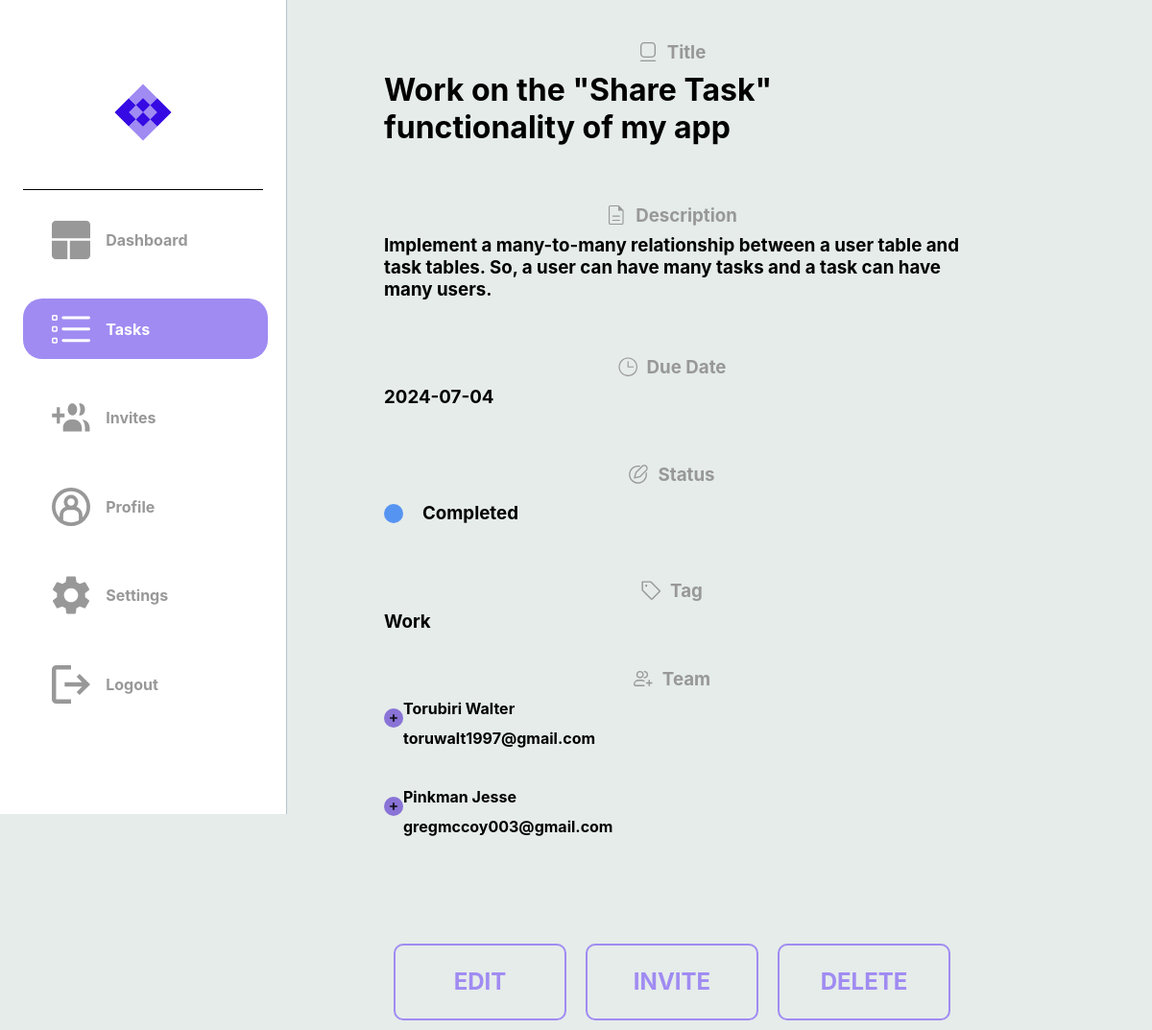
Page /task/1 (signed in) on the earlier database version.
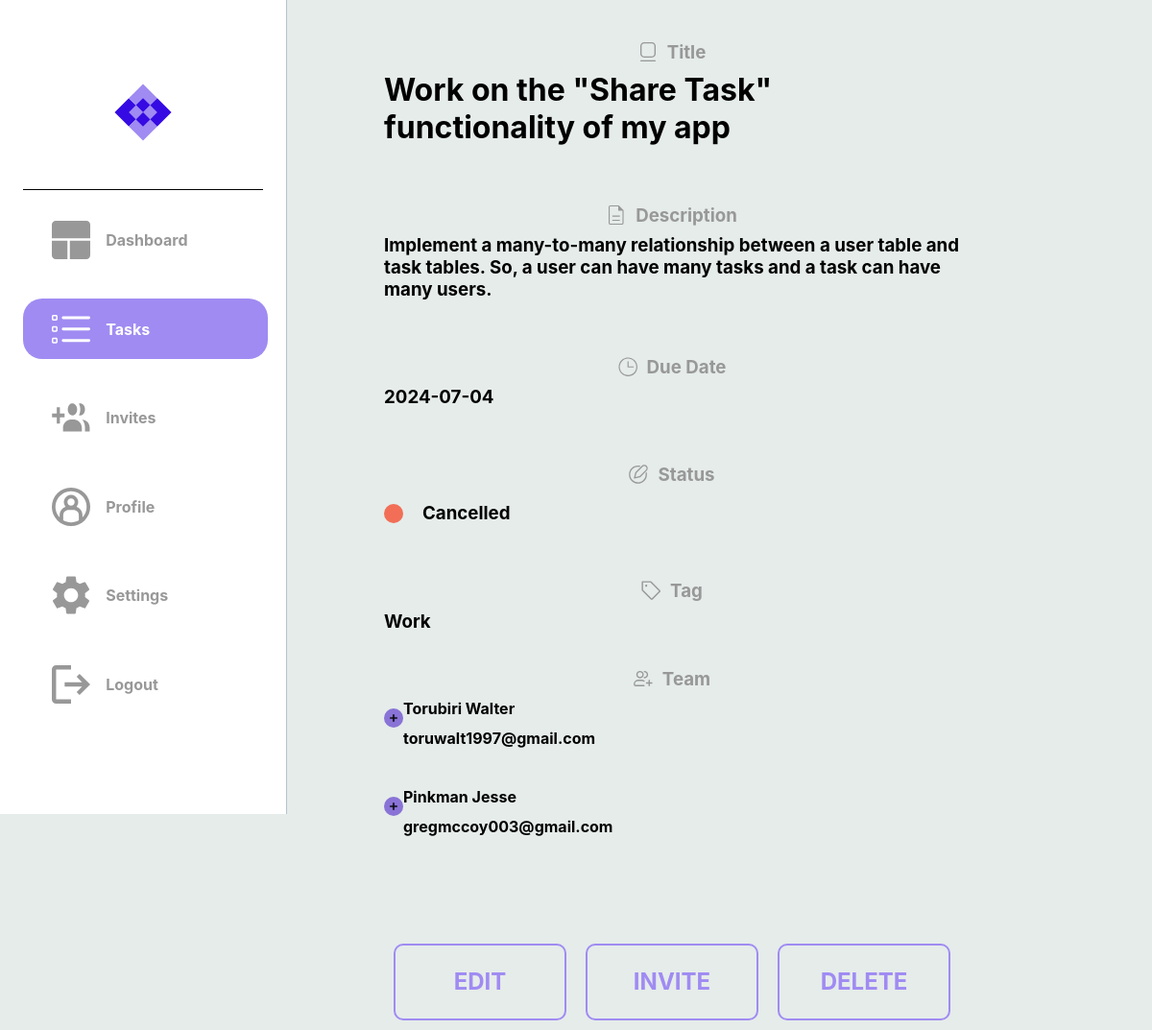
Same page on the later database version.
### dotask/models.py (models this page shows)
class Task(db.Model):
    __tablename__ = "task"
    id = db.Column(db.Integer, primary_key=True)
    title = db.Column(db.String(100), nullable=False)
    description = db.Column(db.String(400), nullable=False)
    due_date = db.Column(db.Date, nullable=False)
    status = db.Column(Enum(TaskStatus))
    tag = db.Column(Enum(TaskTag))
    users = relationship('User', secondary=user_task, backref='tasks')

class User(db.Model, UserMixin):
    __tablename__ = "user"
    id = db.Column(db.Integer, primary_key=True)
    email = db.Column(db.String(50), nullable=False, unique=True)
    password = db.Column(db.String(30), nullable=False)
    username = db.Column(db.String(30), nullable=False, unique=True)
    first_name = db.Column(db.String(30), nullable=False)
    last_name = db.Column(db.String(30), nullable=False)
    assigned_tasks = relationship('Task', secondary=user_task, backref='assigned_to')

### dotask/routes.py (the view)
@app.route("/task/<task_id>", methods=['GET','POST'])
@login_required
def hello_each_task(task_id, team=None):
        task = Task.query.get_or_404(task_id)
        team = task.users
        if task:
            return render_template("each_task.html", task=task, team=team)

### dotask/routes.py (called while the page is built)
@app.after_request
def after_request(response):
    response.headers["Cache-Control"] = "no-cache, no-store, must-revalidate"
    return response

@login_manager.user_loader
def load_user(user_id):
    return User.query.get(user_id)

### dotask/templates/each_task.html (shortened to what this page needs)
{% extends "layout.html" %}
{% block head %}
    <link rel="stylesheet" {% block css_tab_colour %} href="../static/page_css_folder/tasks.css">
    {% endblock %}
{% endblock %}
{% block task_image_colour %}
    <a class="a2" href="{{ url_for('hello_tasks') }}">
    <div id="logos">
        <img class="imgs" src="../static/tasks_active.svg">
        <h4 class="sidebar-text">Tasks</h4>
    </div>
    </a>
{% endblock task_image_colour %}
{% block tasks %}
    {% if task %}
        <div class="task-header">
            <img src="../static/title.svg">
            <h3 class="grey_tags">Title</h3>
        </div>
        <h1 id="status-in-task">{{ task['title'] }}</h1>
        <br>
        <div class="task-header">
            <img src="../static/description.svg">
            <h3 class="grey_tags">Description</h3>
        </div>
        <h3 id="status-in-task">{{ task['description'] }}</h3>
        <br>
        <div class="task-header">
            <img src="../static/due_dates.svg">
            <h3 class="grey_tags">Due Date</h3>
        </div>
        <h3 id="status-in-task">{{ task['due_date'] }}</h3>
        <br>
        <div class="task-header">
            <img src="../static/status.svg">
            <h3 class="grey_tags">Status</h3>
        </div>
        <div class="status-in-task">
            <div class="message-dot {% if task.status.name == 'In_Progress' %}progress-task
            {% elif task.status.name == 'Completed' %}completed-task
            {% elif task.status.name == 'Cancelled' %}cancelled-task
            {% else %}unknown-task
            {% endif %}">
            </div>
            <h3>{{ task.status.name }}</h3>
        </div>
        <br>
        <div class="task-header">
            <img src="../static/tag.svg">
            <h3 class="grey_tags">Tag</h3>
        </div>
        <h3 id="status-in-task">{{ task.tag.name }}</h3>
        {% if team and team|length > 1 %}
            <div class="task-header">
                <img src="../static/teams.svg">
                <h3 class="grey_tags">Team</h3>
            </div>
            {% for member in team %}
                {% if member.email != current_user.email %}
                <div class="task-header-edit">
                    <div><img src="../static/add_task.svg"></div>
                    <div>
                        <h4 id="status-in-task"> {{ member.last_name }} {{ member.first_name }} </h4>
                        <h4 id="status-in-task"> {{ member.email }} </h4>
                    </div>
                </div>
                {% endif  %}
            {% endfor %}
        {% endif %}
        <div class="task-clickables">
            <a href="{{ url_for('hello_edit_task', task_id=task['id']) }}">
                <div class="">
                    <h2>EDIT</h2>
                </div>
            </a>
            <a href="{{ url_for('hello_invite_to_task', task_id=task['id'], ) }}">
                <div class="">
                    <h2>INVITE</h2>
                </div>
            </a>
            <a href="{{ url_for('hello_delete_task', task_id=task['id']) }}">
                <div class="">
                    <h2>DELETE</h2>
                </div>
            </a>
        </div>
        {% else %}
        <h1>No task found.</h1>
    {% endif %}
{% endblock tasks %}

### dotask/templates/layout.html (shortened to what this page needs)
<!DOCTYPE html>
<html lang="en">
<head>
    <link rel="stylesheet" type="text/css" href="../static/fonts.css">
    <link rel="stylesheet" href="../static/layout.css" />
    {% block head %}{% endblock %}
</head>
<body>
    <div class="sidebar">
        <div id="logo">
            <img src="../static/Logo.svg" height="60px" width="60px">
        </div>
        <div>
            {% block dash_image_colour %}
            <a class="a1" href="{{ url_for('hello_dashboard') }}">
            <div id="logos">
                <img class="imgs" src="../static/dashboard.svg">
                <h4 class="sidebar-text">Dashboard</h4>
            </div>
            </a>
            {% endblock dash_image_colour %}
        </div>
        <div>
            {% block task_image_colour %}{% endblock task_image_colour %}
        </div>
        <div>
            {% block invites_image_colour %}
            <a class="a5" href="{{ url_for('hello_invites') }}">
            <div id="logos">
                <img class="imgs" src="../static/invites.svg">
                <h4 class="sidebar-text">Invites</h4>
            </div>
            </a>
            {% endblock invites_image_colour %}
        </div>
        <div>
            {% block profile_image_colour %}
            <a class="a3" href="{{ url_for('hello_profile') }}">
            <div id="logos">
                <img class="imgs" src="../static/profile.svg">
                <h4 class="sidebar-text">Profile</h4>
            </div>
            </a>
            {% endblock profile_image_colour %}
        </div>
        <div>
            {% block settings_image_colour %}
            <a class="a4" href="{{ url_for('hello_settings') }}">
            <div id="logos">
                <img class="imgs" src="../static/settings.svg">
                <h4 class="sidebar-text">Settings</h4>
            </div>
            </a>
            {% endblock settings_image_colour %}
        </div>
        <div>
            <a href="{{ url_for('hello_logout') }}">
            <div id="logos">
                <img class="imgs" src="../static/logout.svg">
                <h4 class="sidebar-text">Logout</h4>
            </div>
            </a>
        </div>
    </div>
    <div id="content">
        {% block tasks %}
        {% endblock tasks %}
    </div>
</body>
</html>

### dotask/static/layout.css (style rules this page uses)
@media (min-width: 768px) { body { margin: auto; padding: auto; background-color: #E5ECEA; display: flex; font-family: inter; } }
@media (min-width: 768px) { .sidebar { width: 250px; height: 100vh; padding: 2%; background-color: #FFFFFF; border-right: 1px #B5C2CA solid; position: fixed; display: block; justify-content: space-evenly; align-items: top; } }
@media (min-width: 768px) { .sidebar > div:nth-child(1) { display: none; } }
@media (min-width: 768px) { .sidebar > div { width: 100%; height: 10%; margin: 5% auto; border-radius: 20px; display: flex; justify-content: start; align-items: center; font-family: inter; } }
@media (min-width: 768px) { a { text-decoration: none; color: black; } }
@media (min-width: 768px) { .sidebar > div > a { width: 90%; text-decoration: none; } }
@media (min-width: 768px) { .sidebar > div > a > div { width: 100%; height: 10%; padding-left: 30px; margin: 5% auto; border-radius: 20px; } }
@media (min-width: 768px) { #logo { width: 100%; height: 20%; display: flex; justify-content: center; border-radius: 0px; border-bottom: 1px black solid; } }
@media (min-width: 768px) { #logos { width: 100%; display: grid; grid-template-columns: 1fr 3fr; align-items: center; } }
@media (min-width: 768px) { .sidebar-text { color: #989898; font-size: 1rem; } }
@media (min-width: 768px) { .imgs { height: 40px; width: 40px; } }
@media (min-width: 768px) { #content { width: 600px; display: block; margin-top: 2%; padding-left: 400px; } }

### dotask/static/page_css_folder/tasks.css (style rules this page uses)
.a2 > div { background-color: #A08BF2; width: 100%; height: 10%; padding-left: 30px; margin: 5% auto; border-radius: 20px; color: white; }
.a2 > div > h4 { color: white; }
.a2 > div > img { fill: #FFFFFF; }
.message-dot { width: 20px; height: 20px; border-radius: 50px; }
.cancelled-task { background-color: #F26E56; }
.grey_tags { color: #989898; }
.status-in-task { display: flex; justify-content: start; align-items: center; margin-top: -20px; }
#status-in-task { margin-top: -10px; }
.task-header { margin: 0; padding: 0; display: flex; align-items: center; justify-self: center; }
.task-header-edit { margin: 0; padding: 0; display: flex; }
.task-header-edit > div { display: block; padding-bottom: 30px; }
.task-header-edit > div > img { width:20px; height:20px; }
.task-header > img { width:20px; height:20px; margin-right: 10px; }
.status-in-task > h3 { padding-left: 20px; }
.task-clickables { margin-top: 50px; width: 100%; height: 100px; display: flex; flex-direction: row; justify-content: space-between; align-self: center; }
.task-clickables > a { width: 80%; display: flex; justify-content: center; align-items: center; }
.task-clickables > a { width: 80%; border:2px solid #A08BF2; color: #A08BF2; border-radius: 10px; margin: 10px; }

Differences in the rows shown:
changed Task "Work on the \"Share Task\" functionality of my app": status "Completed" → "Cancelled" (drawn); status.name "Completed" → "Cancelled"
